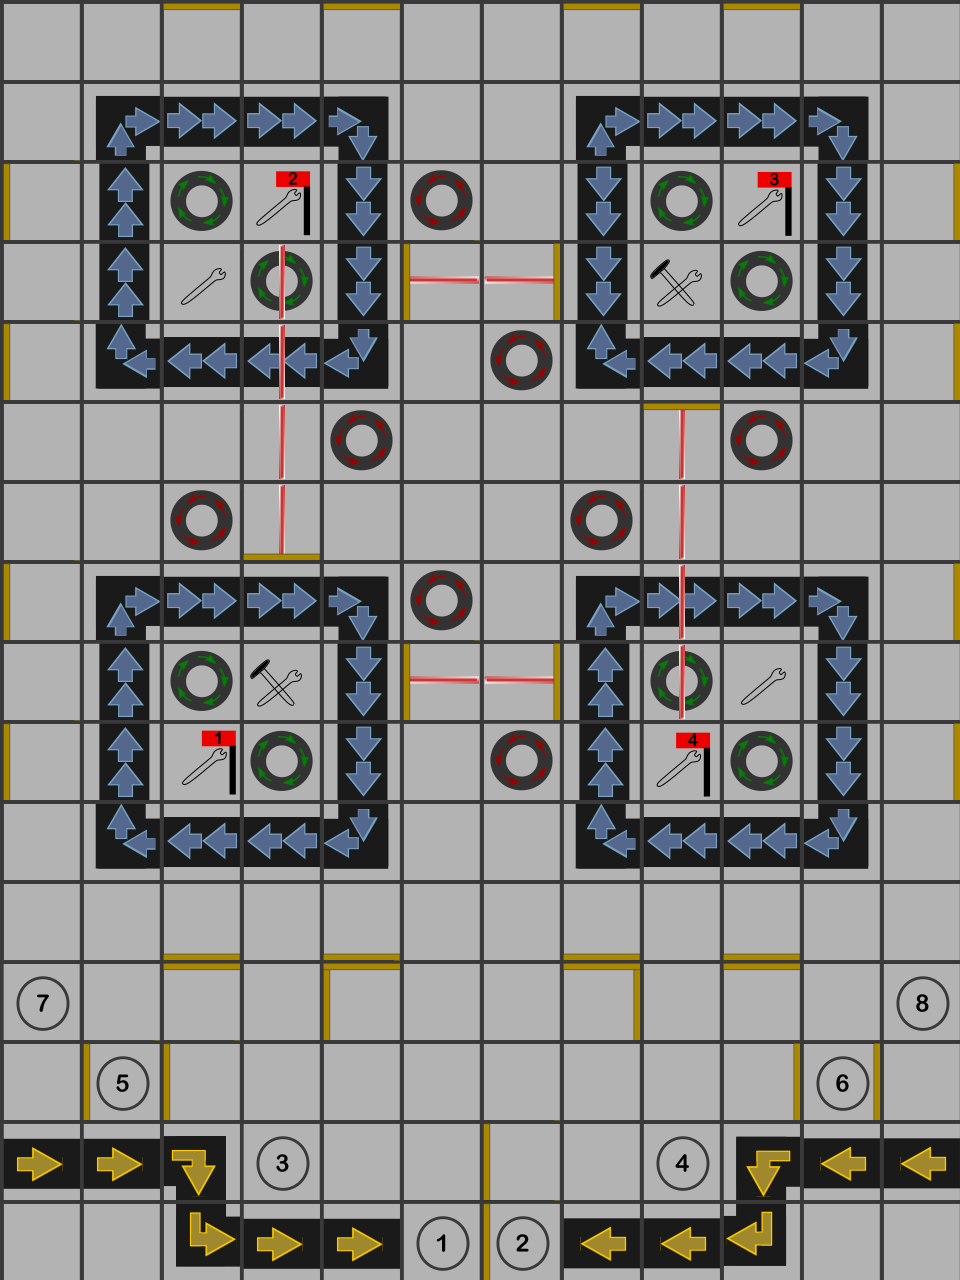

A level layout from a 2D game, rendered from its tile map. Below: a short description, then the map file with its tile-grid data intact:
An orthogonal 12x16 tile map with 80x80 px tiles, 6 tile layers (boardElements, lasers, wallsWEST, wallsSOUTH, ...).

<map version="1.2" tiledversion="1.2.3" orientation="orthogonal" renderorder="right-down" width="12" height="16" tilewidth="80" tileheight="80" infinite="0" nextlayerid="7" nextobjectid="1">
 <tileset firstgid="1" source="properties/tileProperties.tsx" />
 <layer id="1" name="boardElements" width="12" height="16">
  <data encoding="csv">
22,22,22,22,22,22,22,22,22,22,22,22,
22,23,14,14,24,22,22,23,14,14,24,22,
22,5,13,31,6,4,22,6,13,39,6,22,
22,5,12,13,6,22,22,6,21,13,6,22,
22,32,15,15,33,22,4,32,15,15,33,22,
22,22,22,22,4,22,22,22,22,4,22,22,
22,22,4,22,22,22,22,4,22,22,22,22,
22,23,14,14,24,4,22,23,14,14,24,22,
22,5,13,21,6,22,22,5,13,12,6,22,
22,5,30,13,6,22,4,5,40,13,6,22,
22,32,15,15,33,22,22,32,15,15,33,22,
22,22,22,22,22,22,22,22,22,22,22,22,
97,22,22,22,22,22,22,22,22,22,22,98,
22,88,22,22,22,22,22,22,22,22,89,22,
10,10,20,79,22,22,22,22,80,37,11,11,
22,22,46,10,10,70,71,11,11,29,22,22
</data>
 </layer>
 <layer id="6" name="lasers" width="12" height="16">
  <data encoding="csv">
0,0,0,0,0,0,0,0,0,0,0,0,
0,0,0,0,0,0,0,0,0,0,0,0,
0,0,0,0,0,0,0,0,0,0,0,0,
0,0,0,9,0,18,18,0,0,0,0,0,
0,0,0,9,0,0,0,0,0,0,0,0,
0,0,0,9,0,0,0,0,9,0,0,0,
0,0,0,9,0,0,0,0,9,0,0,0,
0,0,0,0,0,0,0,0,9,0,0,0,
0,0,0,0,0,18,18,0,9,0,0,0,
0,0,0,0,0,0,0,0,0,0,0,0,
0,0,0,0,0,0,0,0,0,0,0,0,
0,0,0,0,0,0,0,0,0,0,0,0,
0,0,0,0,0,0,0,0,0,0,0,0,
0,0,0,0,0,0,0,0,0,0,0,0,
0,0,0,0,0,0,0,0,0,0,0,0,
0,0,0,0,0,0,0,0,0,0,0,0
</data>
 </layer>
 <layer id="2" name="wallsWEST" width="12" height="16">
  <data encoding="csv">
0,0,0,0,0,0,0,0,0,0,0,0,
0,0,0,0,0,0,0,0,0,0,0,0,
44,0,0,0,0,0,0,0,0,0,0,0,
0,0,0,0,0,44,0,0,0,0,0,0,
44,0,0,0,0,0,0,0,0,0,0,0,
0,0,0,0,0,0,0,0,0,0,0,0,
0,0,0,0,0,0,0,0,0,0,0,0,
44,0,0,0,0,0,0,0,0,0,0,0,
0,0,0,0,0,44,0,0,0,0,0,0,
44,0,0,0,0,0,0,0,0,0,0,0,
0,0,0,0,0,0,0,0,0,0,0,0,
0,0,0,0,0,0,0,0,0,0,0,0,
0,0,0,0,44,0,0,0,0,0,0,0,
0,44,44,0,0,0,0,0,0,0,0,0,
0,0,0,0,0,0,44,0,0,0,0,0,
0,0,0,0,0,0,44,0,0,0,0,0
</data>
 </layer>
 <layer id="3" name="wallsSOUTH" width="12" height="16">
  <data encoding="csv">
0,0,0,0,0,0,0,0,0,0,0,0,
0,0,0,0,0,0,0,0,0,0,0,0,
0,0,0,0,0,0,0,0,0,0,0,0,
0,0,0,0,0,0,0,0,0,0,0,0,
0,0,0,0,0,0,0,0,0,0,0,0,
0,0,0,0,0,0,0,0,0,0,0,0,
0,0,0,17,0,0,0,0,0,0,0,0,
0,0,0,0,0,0,0,0,0,0,0,0,
0,0,0,0,0,0,0,0,0,0,0,0,
0,0,0,0,0,0,0,0,0,0,0,0,
0,0,0,0,0,0,0,0,0,0,0,0,
0,0,17,0,17,0,0,17,0,17,0,0,
0,0,0,0,0,0,0,0,0,0,0,0,
0,0,0,0,0,0,0,0,0,0,0,0,
0,0,0,0,0,0,0,0,0,0,0,0,
0,0,0,0,0,0,0,0,0,0,0,0
</data>
 </layer>
 <layer id="4" name="wallsEAST" width="12" height="16">
  <data encoding="csv">
0,0,0,0,0,0,0,0,0,0,0,0,
0,0,0,0,0,0,0,0,0,0,0,0,
0,0,0,0,0,0,0,0,0,0,0,35,
0,0,0,0,0,0,35,0,0,0,0,0,
0,0,0,0,0,0,0,0,0,0,0,35,
0,0,0,0,0,0,0,0,0,0,0,0,
0,0,0,0,0,0,0,0,0,0,0,0,
0,0,0,0,0,0,0,0,0,0,0,35,
0,0,0,0,0,0,35,0,0,0,0,0,
0,0,0,0,0,0,0,0,0,0,0,35,
0,0,0,0,0,0,0,0,0,0,0,0,
0,0,0,0,0,0,0,0,0,0,0,0,
0,0,0,0,0,0,0,35,0,0,0,0,
0,0,0,0,0,0,0,0,0,35,35,0,
0,0,0,0,0,0,0,0,0,0,0,0,
0,0,0,0,0,0,0,0,0,0,0,0
</data>
 </layer>
 <layer id="5" name="wallsNORTH" width="12" height="16">
  <data encoding="csv">
0,0,8,0,8,0,0,8,0,8,0,0,
0,0,0,0,0,0,0,0,0,0,0,0,
0,0,0,0,0,0,0,0,0,0,0,0,
0,0,0,0,0,0,0,0,0,0,0,0,
0,0,0,0,0,0,0,0,0,0,0,0,
0,0,0,0,0,0,0,0,8,0,0,0,
0,0,0,0,0,0,0,0,0,0,0,0,
0,0,0,0,0,0,0,0,0,0,0,0,
0,0,0,0,0,0,0,0,0,0,0,0,
0,0,0,0,0,0,0,0,0,0,0,0,
0,0,0,0,0,0,0,0,0,0,0,0,
0,0,0,0,0,0,0,0,0,0,0,0,
0,0,8,0,8,0,0,8,0,8,0,0,
0,0,0,0,0,0,0,0,0,0,0,0,
0,0,0,0,0,0,0,0,0,0,0,0,
0,0,0,0,0,0,0,0,0,0,0,0
</data>
 </layer>
</map>
